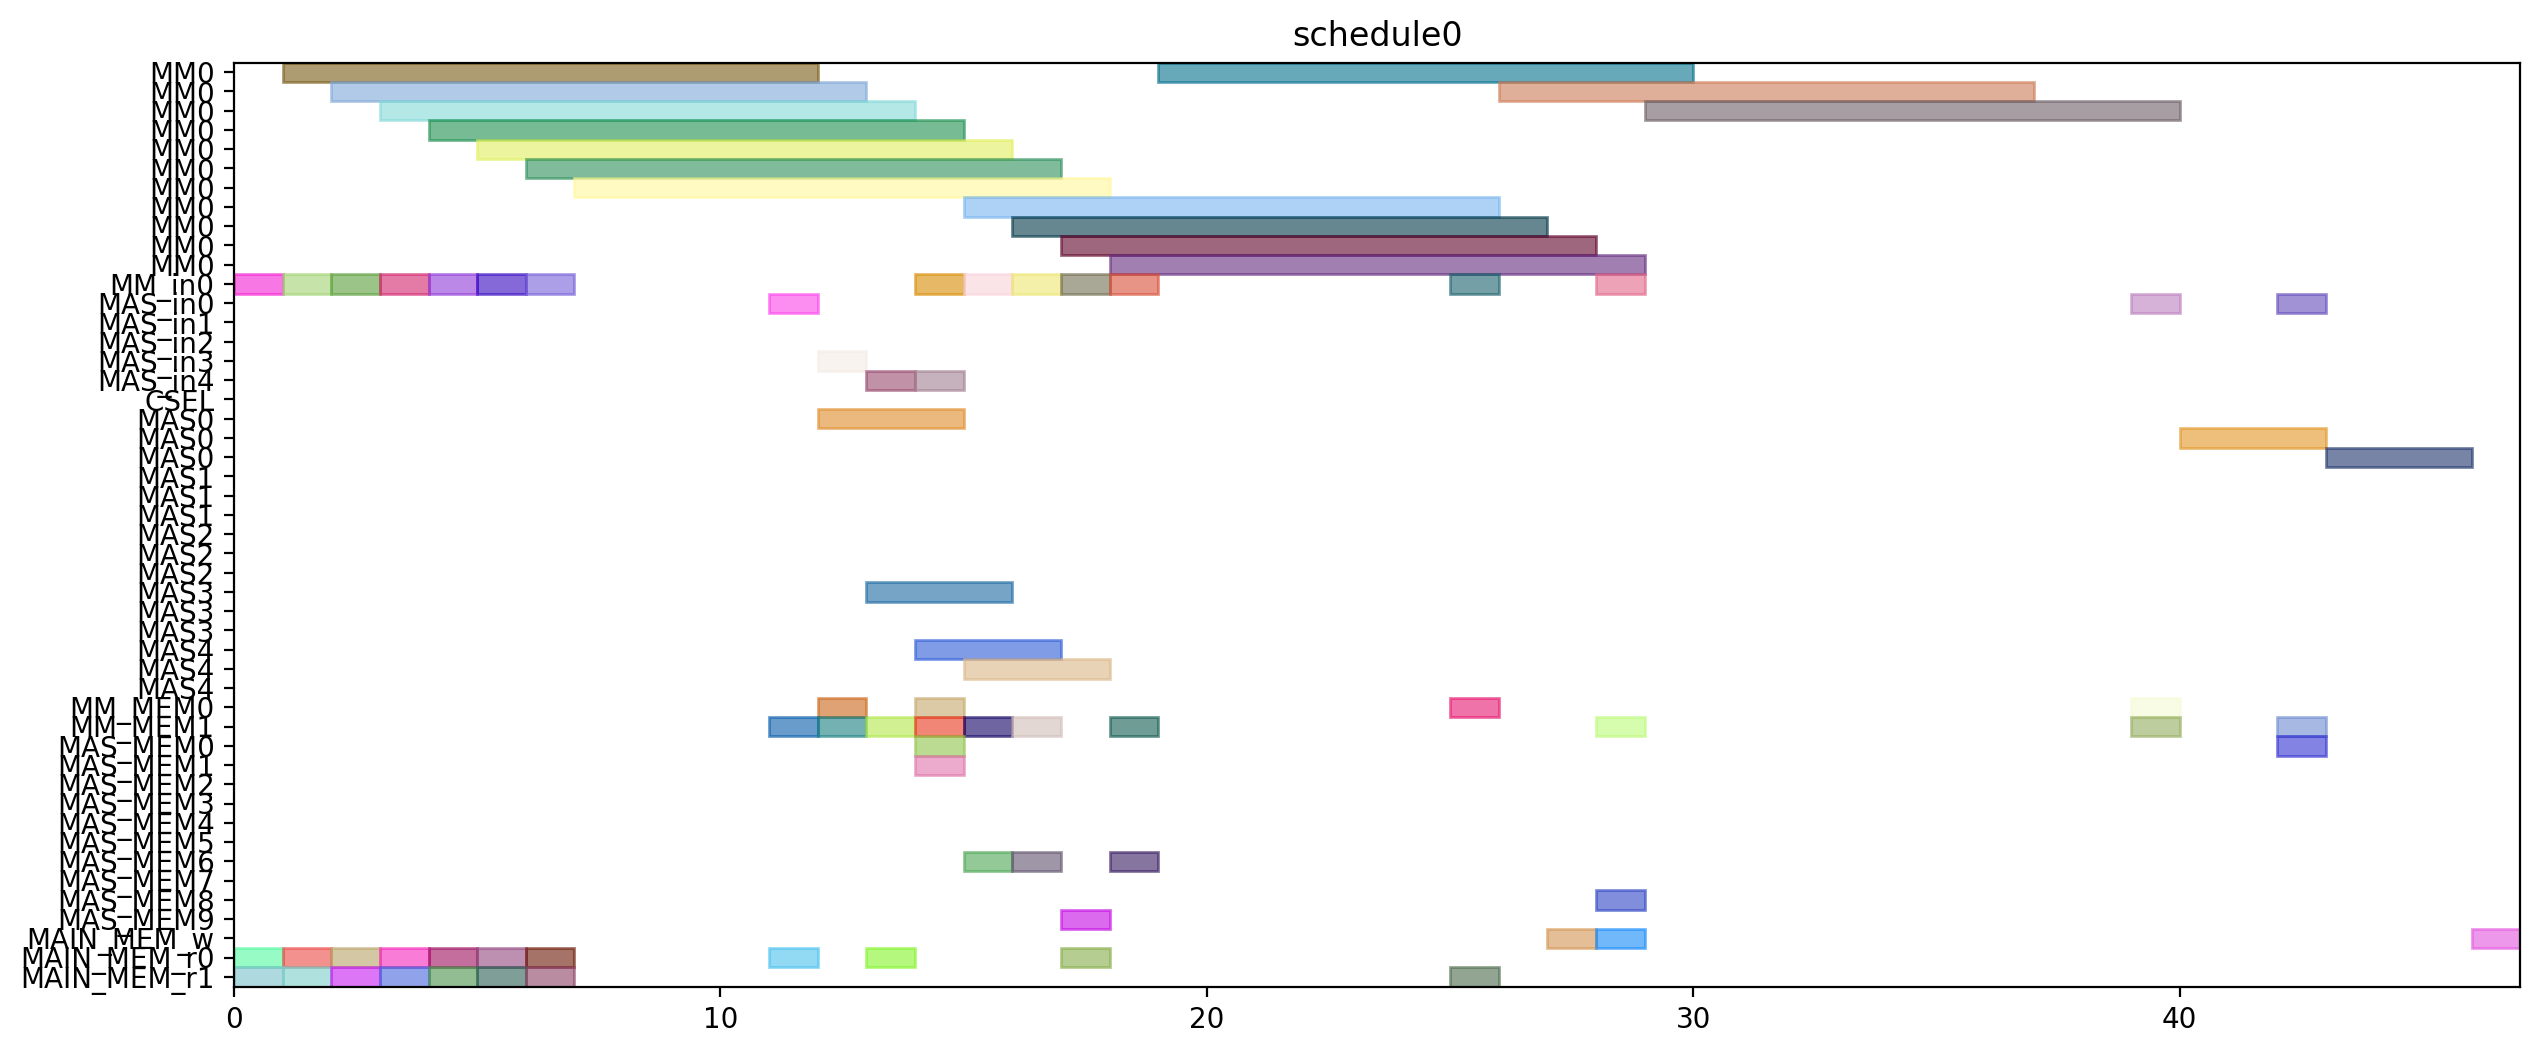

This chart was generated by the following Python code:
from pyschedule import Scenario, solvers, plotters, alt


def solve():
	horizon = 120
	S = Scenario("schedule0", horizon=horizon)

	# resource
	MM = S.Resources('MM', num=1, size=11)
	MM_in = S.Resources('MM_in', num=1)
	MAS_in = S.Resources('MAS_in', num=5)
	CSEL = S.Resource('CSEL')
	MAS = S.Resources('MAS', num=5, size=3, periods=range(1, horizon))
	MM_MEM = S.Resources('MM_MEM', num=2)
	MAS_MEM = S.Resources('MAS_MEM', num=10)
	MAIN_MEM_w = S.Resource('MAIN_MEM_w', size=1)
	MAIN_MEM_r = S.Resources('MAIN_MEM_r', num=2)

	# result of previous scheduling

	# new tasks
	r1 = S.Task('r1', length=11, delay_cost=1)
	r1 += alt(MM)
	r1_in = S.Task('r1_in', length=1, delay_cost=1)
	r1_in += alt(MM_in)
	S += r1_in*MM_in[0]<=r1*MM[0]
	r1_mem0 = S.Task('r1_mem0', length=1, delay_cost=1)
	r1_mem0 += MAIN_MEM_r[0]
	S += r1_mem0 <= r1

	r1_mem1 = S.Task('r1_mem1', length=1, delay_cost=1)
	r1_mem1 += MAIN_MEM_r[1]
	S += r1_mem1 <= r1

	r3 = S.Task('r3', length=11, delay_cost=1)
	r3 += alt(MM)
	r3_in = S.Task('r3_in', length=1, delay_cost=1)
	r3_in += alt(MM_in)
	S += r3_in*MM_in[0]<=r3*MM[0]
	r3_mem0 = S.Task('r3_mem0', length=1, delay_cost=1)
	r3_mem0 += MAIN_MEM_r[0]
	S += r3_mem0 <= r3

	r3_mem1 = S.Task('r3_mem1', length=1, delay_cost=1)
	r3_mem1 += MAIN_MEM_r[1]
	S += r3_mem1 <= r3

	r4 = S.Task('r4', length=11, delay_cost=1)
	r4 += alt(MM)
	r4_in = S.Task('r4_in', length=1, delay_cost=1)
	r4_in += alt(MM_in)
	S += r4_in*MM_in[0]<=r4*MM[0]
	r4_mem0 = S.Task('r4_mem0', length=1, delay_cost=1)
	r4_mem0 += MAIN_MEM_r[0]
	S += r4_mem0 <= r4

	r4_mem1 = S.Task('r4_mem1', length=1, delay_cost=1)
	r4_mem1 += MAIN_MEM_r[1]
	S += r4_mem1 <= r4

	r5 = S.Task('r5', length=11, delay_cost=1)
	r5 += alt(MM)
	r5_in = S.Task('r5_in', length=1, delay_cost=1)
	r5_in += alt(MM_in)
	S += r5_in*MM_in[0]<=r5*MM[0]
	r5_mem0 = S.Task('r5_mem0', length=1, delay_cost=1)
	r5_mem0 += MAIN_MEM_r[0]
	S += r5_mem0 <= r5

	r5_mem1 = S.Task('r5_mem1', length=1, delay_cost=1)
	r5_mem1 += MAIN_MEM_r[1]
	S += r5_mem1 <= r5

	r6 = S.Task('r6', length=11, delay_cost=1)
	r6 += alt(MM)
	r6_in = S.Task('r6_in', length=1, delay_cost=1)
	r6_in += alt(MM_in)
	S += r6_in*MM_in[0]<=r6*MM[0]
	r6_mem0 = S.Task('r6_mem0', length=1, delay_cost=1)
	r6_mem0 += MAIN_MEM_r[0]
	S += r6_mem0 <= r6

	r6_mem1 = S.Task('r6_mem1', length=1, delay_cost=1)
	r6_mem1 += MAIN_MEM_r[1]
	S += r6_mem1 <= r6

	r12 = S.Task('r12', length=11, delay_cost=1)
	r12 += alt(MM)
	r12_in = S.Task('r12_in', length=1, delay_cost=1)
	r12_in += alt(MM_in)
	S += r12_in*MM_in[0]<=r12*MM[0]
	r12_mem0 = S.Task('r12_mem0', length=1, delay_cost=1)
	r12_mem0 += MAIN_MEM_r[0]
	S += r12_mem0 <= r12

	r12_mem1 = S.Task('r12_mem1', length=1, delay_cost=1)
	r12_mem1 += MAIN_MEM_r[1]
	S += r12_mem1 <= r12

	r13 = S.Task('r13', length=11, delay_cost=1)
	r13 += alt(MM)
	r13_in = S.Task('r13_in', length=1, delay_cost=1)
	r13_in += alt(MM_in)
	S += r13_in*MM_in[0]<=r13*MM[0]
	r13_mem0 = S.Task('r13_mem0', length=1, delay_cost=1)
	r13_mem0 += MAIN_MEM_r[0]
	S += r13_mem0 <= r13

	r13_mem1 = S.Task('r13_mem1', length=1, delay_cost=1)
	r13_mem1 += MAIN_MEM_r[1]
	S += r13_mem1 <= r13

	r2 = S.Task('r2', length=3, delay_cost=1)
	r2 += alt(MAS)
	r2_in = S.Task('r2_in', length=1, delay_cost=1)
	r2_in += alt(MAS_in)
	S += r2_in*MAS_in[0]<=r2*MAS[0]

	S += r2_in*MAS_in[1]<=r2*MAS[1]

	S += r2_in*MAS_in[2]<=r2*MAS[2]

	S += r2_in*MAS_in[3]<=r2*MAS[3]

	S += r2_in*MAS_in[4]<=r2*MAS[4]

	r2_mem0 = S.Task('r2_mem0', length=1, delay_cost=1)
	r2_mem0 += alt(MM_MEM)
	S += (r1*MM[0])-1 < r2_mem0*MM_MEM[0]
	S += r2_mem0 <= r2

	r2_mem1 = S.Task('r2_mem1', length=1, delay_cost=1)
	r2_mem1 += alt(MM_MEM)
	S += (r1*MM[0])-1 < r2_mem1*MM_MEM[1]
	S += r2_mem1 <= r2

	r7 = S.Task('r7', length=3, delay_cost=1)
	r7 += alt(MAS)
	r7_in = S.Task('r7_in', length=1, delay_cost=1)
	r7_in += alt(MAS_in)
	S += r7_in*MAS_in[0]<=r7*MAS[0]

	S += r7_in*MAS_in[1]<=r7*MAS[1]

	S += r7_in*MAS_in[2]<=r7*MAS[2]

	S += r7_in*MAS_in[3]<=r7*MAS[3]

	S += r7_in*MAS_in[4]<=r7*MAS[4]

	r7_mem0 = S.Task('r7_mem0', length=1, delay_cost=1)
	r7_mem0 += alt(MM_MEM)
	S += (r5*MM[0])-1 < r7_mem0*MM_MEM[0]
	S += r7_mem0 <= r7

	r7_mem1 = S.Task('r7_mem1', length=1, delay_cost=1)
	r7_mem1 += alt(MM_MEM)
	S += (r6*MM[0])-1 < r7_mem1*MM_MEM[1]
	S += r7_mem1 <= r7

	r8 = S.Task('r8', length=3, delay_cost=1)
	r8 += alt(MAS)
	r8_in = S.Task('r8_in', length=1, delay_cost=1)
	r8_in += alt(MAS_in)
	S += r8_in*MAS_in[0]<=r8*MAS[0]

	S += r8_in*MAS_in[1]<=r8*MAS[1]

	S += r8_in*MAS_in[2]<=r8*MAS[2]

	S += r8_in*MAS_in[3]<=r8*MAS[3]

	S += r8_in*MAS_in[4]<=r8*MAS[4]

	r8_mem0 = S.Task('r8_mem0', length=1, delay_cost=1)
	r8_mem0 += MAIN_MEM_r[0]
	S += r8_mem0 <= r8

	r8_mem1 = S.Task('r8_mem1', length=1, delay_cost=1)
	r8_mem1 += alt(MM_MEM)
	S += (r4*MM[0])-1 < r8_mem1*MM_MEM[1]
	S += r8_mem1 <= r8

	r10 = S.Task('r10', length=3, delay_cost=1)
	r10 += alt(MAS)
	r10_in = S.Task('r10_in', length=1, delay_cost=1)
	r10_in += alt(MAS_in)
	S += r10_in*MAS_in[0]<=r10*MAS[0]

	S += r10_in*MAS_in[1]<=r10*MAS[1]

	S += r10_in*MAS_in[2]<=r10*MAS[2]

	S += r10_in*MAS_in[3]<=r10*MAS[3]

	S += r10_in*MAS_in[4]<=r10*MAS[4]

	r10_mem0 = S.Task('r10_mem0', length=1, delay_cost=1)
	r10_mem0 += MAIN_MEM_r[0]
	S += r10_mem0 <= r10

	r10_mem1 = S.Task('r10_mem1', length=1, delay_cost=1)
	r10_mem1 += alt(MM_MEM)
	S += (r4*MM[0])-1 < r10_mem1*MM_MEM[1]
	S += r10_mem1 <= r10

	r9 = S.Task('r9', length=11, delay_cost=1)
	r9 += alt(MM)
	r9_in = S.Task('r9_in', length=1, delay_cost=1)
	r9_in += alt(MM_in)
	S += r9_in*MM_in[0]<=r9*MM[0]
	r9_mem0 = S.Task('r9_mem0', length=1, delay_cost=1)
	r9_mem0 += MAIN_MEM_r[0]
	S += r9_mem0 <= r9

	r9_mem1 = S.Task('r9_mem1', length=1, delay_cost=1)
	r9_mem1 += alt(MAS_MEM)
	S += (r7*MAS[0])-1 < r9_mem1*MAS_MEM[1]
	S += (r7*MAS[1])-1 < r9_mem1*MAS_MEM[3]
	S += (r7*MAS[2])-1 < r9_mem1*MAS_MEM[5]
	S += (r7*MAS[3])-1 < r9_mem1*MAS_MEM[7]
	S += (r7*MAS[4])-1 < r9_mem1*MAS_MEM[9]
	S += r9_mem1 <= r9

	r11 = S.Task('r11', length=11, delay_cost=1)
	r11 += alt(MM)
	r11_in = S.Task('r11_in', length=1, delay_cost=1)
	r11_in += alt(MM_in)
	S += r11_in*MM_in[0]<=r11*MM[0]
	r11_mem0 = S.Task('r11_mem0', length=1, delay_cost=1)
	r11_mem0 += alt(MAS_MEM)
	S += (r10*MAS[0])-1 < r11_mem0*MAS_MEM[0]
	S += (r10*MAS[1])-1 < r11_mem0*MAS_MEM[2]
	S += (r10*MAS[2])-1 < r11_mem0*MAS_MEM[4]
	S += (r10*MAS[3])-1 < r11_mem0*MAS_MEM[6]
	S += (r10*MAS[4])-1 < r11_mem0*MAS_MEM[8]
	S += r11_mem0 <= r11

	r11_mem1 = S.Task('r11_mem1', length=1, delay_cost=1)
	r11_mem1 += alt(MAS_MEM)
	S += (r10*MAS[0])-1 < r11_mem1*MAS_MEM[1]
	S += (r10*MAS[1])-1 < r11_mem1*MAS_MEM[3]
	S += (r10*MAS[2])-1 < r11_mem1*MAS_MEM[5]
	S += (r10*MAS[3])-1 < r11_mem1*MAS_MEM[7]
	S += (r10*MAS[4])-1 < r11_mem1*MAS_MEM[9]
	S += r11_mem1 <= r11

	PX_new = S.Task('PX_new', length=11, delay_cost=1)
	PX_new += alt(MM)
	PX_new_in = S.Task('PX_new_in', length=1, delay_cost=1)
	PX_new_in += alt(MM_in)
	S += PX_new_in*MM_in[0]<=PX_new*MM[0]
	S += 0<PX_new

	PX_new_w = S.Task('PX_new_w', length=1, delay_cost=1)
	PX_new_w += alt(MAIN_MEM_w)
	S += PX_new <= PX_new_w

	PX_new_mem0 = S.Task('PX_new_mem0', length=1, delay_cost=1)
	PX_new_mem0 += alt(MAS_MEM)
	S += (r2*MAS[0])-1 < PX_new_mem0*MAS_MEM[0]
	S += (r2*MAS[1])-1 < PX_new_mem0*MAS_MEM[2]
	S += (r2*MAS[2])-1 < PX_new_mem0*MAS_MEM[4]
	S += (r2*MAS[3])-1 < PX_new_mem0*MAS_MEM[6]
	S += (r2*MAS[4])-1 < PX_new_mem0*MAS_MEM[8]
	S += PX_new_mem0 <= PX_new

	PX_new_mem1 = S.Task('PX_new_mem1', length=1, delay_cost=1)
	PX_new_mem1 += alt(MM_MEM)
	S += (r12*MM[0])-1 < PX_new_mem1*MM_MEM[1]
	S += PX_new_mem1 <= PX_new

	r14 = S.Task('r14', length=11, delay_cost=1)
	r14 += alt(MM)
	r14_in = S.Task('r14_in', length=1, delay_cost=1)
	r14_in += alt(MM_in)
	S += r14_in*MM_in[0]<=r14*MM[0]
	r14_mem0 = S.Task('r14_mem0', length=1, delay_cost=1)
	r14_mem0 += alt(MAS_MEM)
	S += (r2*MAS[0])-1 < r14_mem0*MAS_MEM[0]
	S += (r2*MAS[1])-1 < r14_mem0*MAS_MEM[2]
	S += (r2*MAS[2])-1 < r14_mem0*MAS_MEM[4]
	S += (r2*MAS[3])-1 < r14_mem0*MAS_MEM[6]
	S += (r2*MAS[4])-1 < r14_mem0*MAS_MEM[8]
	S += r14_mem0 <= r14

	r14_mem1 = S.Task('r14_mem1', length=1, delay_cost=1)
	r14_mem1 += alt(MM_MEM)
	S += (r3*MM[0])-1 < r14_mem1*MM_MEM[1]
	S += r14_mem1 <= r14

	Z1_new = S.Task('Z1_new', length=11, delay_cost=1)
	Z1_new += alt(MM)
	Z1_new_in = S.Task('Z1_new_in', length=1, delay_cost=1)
	Z1_new_in += alt(MM_in)
	S += Z1_new_in*MM_in[0]<=Z1_new*MM[0]
	S += 0<Z1_new

	Z1_new_w = S.Task('Z1_new_w', length=1, delay_cost=1)
	Z1_new_w += alt(MAIN_MEM_w)
	S += Z1_new <= Z1_new_w

	Z1_new_mem0 = S.Task('Z1_new_mem0', length=1, delay_cost=1)
	Z1_new_mem0 += alt(MAS_MEM)
	S += (r2*MAS[0])-1 < Z1_new_mem0*MAS_MEM[0]
	S += (r2*MAS[1])-1 < Z1_new_mem0*MAS_MEM[2]
	S += (r2*MAS[2])-1 < Z1_new_mem0*MAS_MEM[4]
	S += (r2*MAS[3])-1 < Z1_new_mem0*MAS_MEM[6]
	S += (r2*MAS[4])-1 < Z1_new_mem0*MAS_MEM[8]
	S += Z1_new_mem0 <= Z1_new

	Z1_new_mem1 = S.Task('Z1_new_mem1', length=1, delay_cost=1)
	Z1_new_mem1 += alt(MM_MEM)
	S += (r13*MM[0])-1 < Z1_new_mem1*MM_MEM[1]
	S += Z1_new_mem1 <= Z1_new

	r15 = S.Task('r15', length=11, delay_cost=1)
	r15 += alt(MM)
	r15_in = S.Task('r15_in', length=1, delay_cost=1)
	r15_in += alt(MM_in)
	S += r15_in*MM_in[0]<=r15*MM[0]
	r15_mem0 = S.Task('r15_mem0', length=1, delay_cost=1)
	r15_mem0 += alt(MAS_MEM)
	S += (r8*MAS[0])-1 < r15_mem0*MAS_MEM[0]
	S += (r8*MAS[1])-1 < r15_mem0*MAS_MEM[2]
	S += (r8*MAS[2])-1 < r15_mem0*MAS_MEM[4]
	S += (r8*MAS[3])-1 < r15_mem0*MAS_MEM[6]
	S += (r8*MAS[4])-1 < r15_mem0*MAS_MEM[8]
	S += r15_mem0 <= r15

	r15_mem1 = S.Task('r15_mem1', length=1, delay_cost=1)
	r15_mem1 += alt(MM_MEM)
	S += (r9*MM[0])-1 < r15_mem1*MM_MEM[1]
	S += r15_mem1 <= r15

	r16 = S.Task('r16', length=11, delay_cost=1)
	r16 += alt(MM)
	r16_in = S.Task('r16_in', length=1, delay_cost=1)
	r16_in += alt(MM_in)
	S += r16_in*MM_in[0]<=r16*MM[0]
	r16_mem0 = S.Task('r16_mem0', length=1, delay_cost=1)
	r16_mem0 += alt(MM_MEM)
	S += (r11*MM[0])-1 < r16_mem0*MM_MEM[0]
	S += r16_mem0 <= r16

	r16_mem1 = S.Task('r16_mem1', length=1, delay_cost=1)
	r16_mem1 += MAIN_MEM_r[1]
	S += r16_mem1 <= r16

	r17 = S.Task('r17', length=3, delay_cost=1)
	r17 += alt(MAS)
	r17_in = S.Task('r17_in', length=1, delay_cost=1)
	r17_in += alt(MAS_in)
	S += r17_in*MAS_in[0]<=r17*MAS[0]

	S += r17_in*MAS_in[1]<=r17*MAS[1]

	S += r17_in*MAS_in[2]<=r17*MAS[2]

	S += r17_in*MAS_in[3]<=r17*MAS[3]

	S += r17_in*MAS_in[4]<=r17*MAS[4]

	r17_mem0 = S.Task('r17_mem0', length=1, delay_cost=1)
	r17_mem0 += alt(MM_MEM)
	S += (r14*MM[0])-1 < r17_mem0*MM_MEM[0]
	S += r17_mem0 <= r17

	r17_mem1 = S.Task('r17_mem1', length=1, delay_cost=1)
	r17_mem1 += alt(MM_MEM)
	S += (r15*MM[0])-1 < r17_mem1*MM_MEM[1]
	S += r17_mem1 <= r17

	PY_new = S.Task('PY_new', length=3, delay_cost=1)
	PY_new += alt(MAS)
	PY_new_in = S.Task('PY_new_in', length=1, delay_cost=1)
	PY_new_in += alt(MAS_in)
	S += PY_new_in*MAS_in[0]<=PY_new*MAS[0]

	S += PY_new_in*MAS_in[1]<=PY_new*MAS[1]

	S += PY_new_in*MAS_in[2]<=PY_new*MAS[2]

	S += PY_new_in*MAS_in[3]<=PY_new*MAS[3]

	S += PY_new_in*MAS_in[4]<=PY_new*MAS[4]

	S += 0<PY_new

	PY_new_w = S.Task('PY_new_w', length=1, delay_cost=1)
	PY_new_w += alt(MAIN_MEM_w)
	S += PY_new <= PY_new_w

	PY_new_mem0 = S.Task('PY_new_mem0', length=1, delay_cost=1)
	PY_new_mem0 += alt(MAS_MEM)
	S += (r17*MAS[0])-1 < PY_new_mem0*MAS_MEM[0]
	S += (r17*MAS[1])-1 < PY_new_mem0*MAS_MEM[2]
	S += (r17*MAS[2])-1 < PY_new_mem0*MAS_MEM[4]
	S += (r17*MAS[3])-1 < PY_new_mem0*MAS_MEM[6]
	S += (r17*MAS[4])-1 < PY_new_mem0*MAS_MEM[8]
	S += PY_new_mem0 <= PY_new

	PY_new_mem1 = S.Task('PY_new_mem1', length=1, delay_cost=1)
	PY_new_mem1 += alt(MM_MEM)
	S += (r16*MM[0])-1 < PY_new_mem1*MM_MEM[1]
	S += PY_new_mem1 <= PY_new

	solvers.mip.solve(S,msg=1,kind='CPLEX',ratio_gap=1.01)

	solution = [['hoge']*len(S.solution()[1]) for i in range(len(S.solution()))]
	for i in range(len(S.solution())):
		for j in range(len(S.solution()[i])):
			solution[i][j]=str(S.solution()[i][j])
	print(solution)

	cycles = int(solution[-1][3])

	pic_file_name = "/mnt/rose/usr1/fukuda/ABE/multiRAM_multiMAS_16mux/scheduling_result/stage11MM1_stage3MAS5/EP_YRECOVER/schedule0.png"
	if(S.solution() != []):
		plotters.matplotlib.plot(S,img_filename=pic_file_name, show_task_labels=False, fig_size=(cycles*0.25+3, 6))

	return solution
